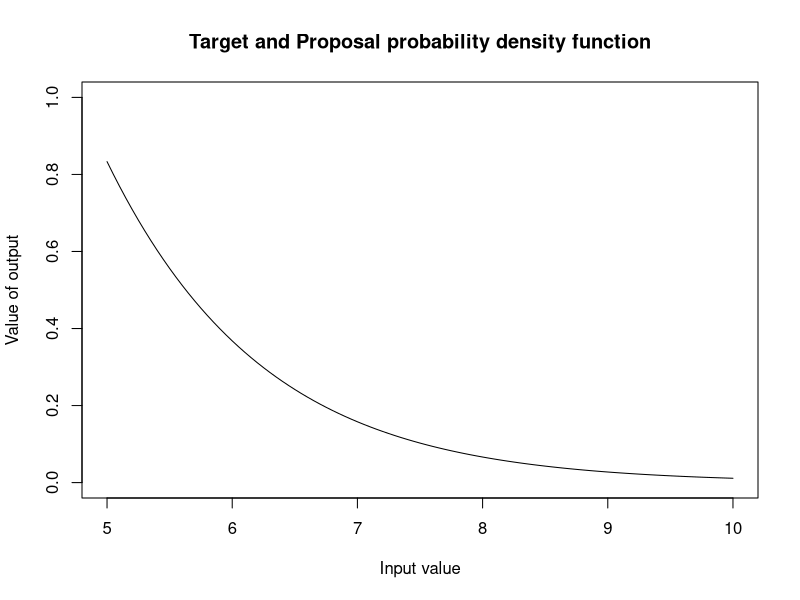
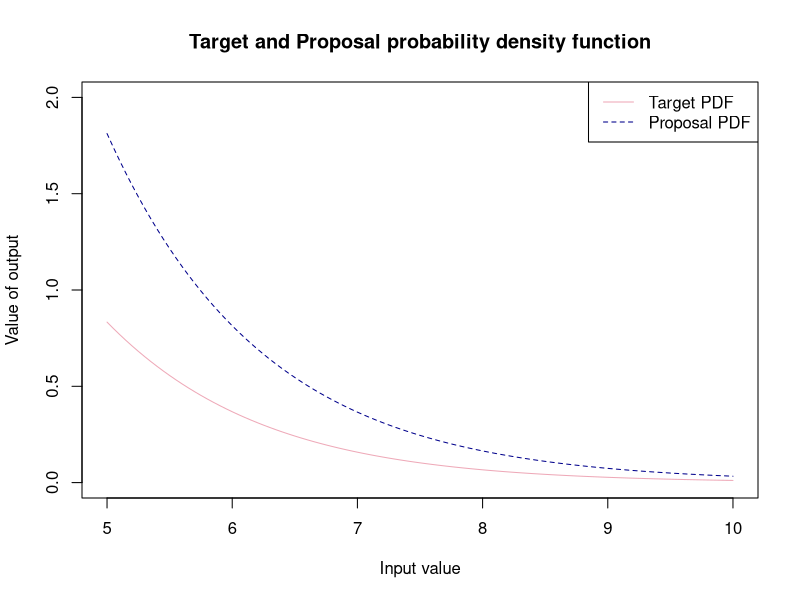

Reproduce these figures in R, in order. (Note: this script raises an error after producing the figures.)
#-----------------------------------#
#-REJECTION SAMPLING - Gamma(2,1) --#----
#-----------------------------------#
#Defining our target pdf (density function to sample from) --------------------------
target_pdf<-function(x){
  ifelse(x >= 5, (x*exp(-x))/(6*exp(-5)), 0) # to incorporate bounds
}

target_pdf_graphical<-function(x){
   (x*exp(-x))/(6*exp(-5))  # plotting the whole function  
}

#--------------------------------#
#--EXPONENTIAL PROPOSAL----------#----
#-------------------------------#
#Defining proposal pdf number generator(density that we easily sample from to use to accept or reject)--
exp_generator<- function(x){
  y <- rexp(0.8)     # generate a sample from exponential where lambda = 1
  ifelse(y>=5,y ,0 ) # accept and return value of greater than or equal to 5
}

exp_graphical<- function(x){
  0.8*exp(-0.8*x) # plotting exponential proposal
}

# Graphing our target  and proposal probability density functions 
M <- ((5*exp(-5))/(6*exp(-5)))/(exp(-5)) # max point of both is x = 5
# PDF within bounds we consider x within (5,10)
curve(target_pdf(x), from = 5, to = 10, 
      xlab = "Input value",
      ylab = "Value of output",
      main = "Target and Proposal probability density function", col = "black", ylim = c(0,1))

# PDF compared to exp across greater range x within (0,10)
curve(target_pdf_graphical(x), from = 5, to = 10, 
      xlab = "Input value",
      ylab = "Value of output",
      main = "Target and Proposal probability density function", col = "pink2", ylim = c(0,2))

curve( M * exp_graphical(x), from = 5, to = 10,
      xlab = "Input value",
      ylab = "Output value",
      main = "Proposal probability density funtion", add= T ,col = "blue4", lty = 2)
legend("topright", legend = c("Target PDF", "Proposal PDF"), 
       col = c("pink2", "blue4"), lty = c(1, 2))

#Rejection Sampling function -----------------------------------------------------
set.seed(123)
exp_acc_rej<-function(){
  
  set.seed(123)
  n<-5000
  sample_y<-numeric(n)
  number <- 0
  count<-0
  total_sample <-numeric(0)
  
  while(count<n) {
   
    #generated sample from proposal 
    y <- exp_generator()
    #uniform comparison
    u<- runif(1,0,1)
    #number of total generated samples
    number <- number + 1
    total_sample[number] <- y
    acceptance_rate <- round((length(sample_y)/ length(total_sample))*100 , digits = 3)
    
    #accept or reject criteria
    
    if( u <= target_pdf(y)/ (M * exp_graphical(y))){
    count<- count +1
    sample_y[count]<-y
    }
  }
  number_of_samples <- length(total_sample)
  text <- "Acceptance rate:"
  percent <- "%"
  output<-paste(text,acceptance_rate,percent) #combining types to have preferred output 
  list( acceptance_rate = output, samples = sample_y, no_of_samples = number_of_samples ) #list of output from this function
}


list<- exp_acc_rej()   #creating a list of the acceptance rate and valid samples 
samples_gamma <- list$samples #creating a vector of the samples 
ac_rate <- list$acceptance_rate #acceptance rate 
no_samples <-list$no_of_samples  #number of total samples 
# Graphical display of distribution of sample and pdf ------------- -----------
# Using Histogram -------------------------------------------------------------
hist(samples_gamma, freq = FALSE,
     main = "Distribution of generated sample",
     xlab = "Sample values", ylim = c(0,2), xlim =c(5,10))
curve(target_pdf(x), add = TRUE)

# QQplot ----------------------------------------------------------------------
# We will now use a QQplot 
# Quantiles of the sample data 
sample_quantiles <- quantile(samples_gamma, probs = seq(0.1,1,0.01))
theoretical_quantiles <- qgamma(p = seq(0.1,1,0.01), shape =2 , rate =1)

plot(sample_quantiles, theoretical_quantiles, xlim = c(0,20), ylim = c(0,10),
     main = "Theortical vs sample quantiles for exp proposal",
     ylab = "Theortical quantiles",
     xlab = "Sample quantiles")

abline(a= 0, b = 1)

# Conclusion
# We can see that using en exponential(1) is very inefficient as most values are that we generate are 
# Exp(1) is very inefficient - generates many values to get sample size = 5000 
# Mean of exp = 1, mean of gamma = 2 so our QQ-plot shows mean of exp < mean of gamma 
# We can look into being more efficient 

#--------------------------------#
#--CAUCHY PROPOSAL--------------#----
#-------------------------------#
cauchy_generator<- function(x){
  y <- rcauchy(1, 5)
  ifelse(y>=5,y,0)
}

cauchy_graphical<- function(x){
  (1/pi)*(1/(1+(x-5)^2))
}

curve(cauchy_proposal_graph(x), from = 0, to =10)
rcauchy()
#Scaling factor with Cauchy proposal ------------------------------------------
M_cauchy <- ((5*exp(-5))/(6*exp(-5)))/((1/pi)*(1/(1+5^2)))

curve(target_pdf_graphical(x), from = 0, to = 10, 
      xlab = "Input value",
      ylab = "Value of output",
      main = "Target and Proposal probability density function", col = "pink2", ylim = c(0,25))
abline(v = 5)
curve( M_cauchy * cauchy_graphical(x), from = 0, to = 10,
       xlab = "Input value",
       ylab = "Output value",
       main = "Proposal probability density funtion", add= T ,col = "blue4", lty = 2)
legend("topright", legend = c("Target PDF", "Proposal PDF"), 
       col = c("pink2", "blue4"), lty = c(1, 2))

# Rejection sampling function ----------------------------------------------
set.seed(123)
rgamma_2_1_cauchy <- function(n){
  rgamma_samples <- numeric(n) # list to store accepted samples 
  total_samples <- numeric(0)  # store total sample size 
  count <- 1                  #iterate our  while loop
  pos <- 1
  # while loop that runs until we have 5000 accepted samples 
  while (count < n) {
    # random value from a uniform distribution for comparison
    u <- runif(1, 0, 1)
    # value from cauchy distribution 
    x <- cauchy_generator()
    # iterating along the list 
    pos  <- pos + 1
    total_samples[pos] <- x
    
    #number of total generated samples
    pos <- pos + 1
    total_samples[pos] <- x
    acceptance_rate <- round((length(rgamma_samples)/ length(total_samples))*100 , digits = 3)
    
    # now we can use the comparison operator to accept samples if the condition is met
    if ( u <= target_pdf(x)/(M_cauchy * cauchy_graphical(x))){
      count <- count + 1
      rgamma_samples[count] <- x
    }
    
  }
  number_of_samples <- length(total_samples)
  text <- "Acceptance rate:"
  percent <- "%"
  output<-paste(text,acceptance_rate,percent) #combining types to have preferred output 
  list( acceptance_rate = output, samples = rgamma_samples, no_of_samples = number_of_samples ) #list
}

list_cauchy <- rgamma_2_1_cauchy(5000)
gamma_samples_cauchy <- list_cauchy$samples
acc_rate_cauchy <- list_cauchy$acceptance_rate
no_samples_cauchy <- list_cauchy$no_of_samples

hist(gamma_samples_cauchy, freq = F)
curve(target_pdf(x), add = TRUE)

sample_quantiles_cauchy <- quantile(gamma_samples_cauchy, probs = seq(0.1,1,0.01))
theoretical_quantiles_cauchy <- qcauchy(p = seq(0.1,1,0.01),1,1)

plot(sample_quantiles_cauchy, theoretical_quantiles_cauchy)
abline(a= 0, b = 1)

increase_efficiency <- ((no_samples-no_samples_cauchy)/no_samples)*100

# Conclusion
# Although we have. slight improvement in efficiency, the Cauchy is still very wasteful when centered on 5
# That means we always have half of the samples being unuseable fro 5 to - infinity

#--------------------------------#
#--SHIFTED EXPONENTIAL PROPOSAL--#----
#-------------------------------#
# Now let's try a shifted exponential 
# This will be our best bet since a shifted exponential distribution has the same support as Gamma 

# Shifted exp will be centered on 5 
shift_exp_generator<- function(x){
   5 + rexp(1,0.8)     # generate a sample from exponential where lambda = 1 
}

shift_exp_graphical<- function(x){
  0.8*exp(-0.8*(x-5)) # plotting exponential proposal
}

# we still have the max value of both graphs at x = 5
function_exp <- function(x) (((x*exp(-x))/(6*exp(-5)))/(0.8*exp(-0.8*(x-5))))
shift_M <- optimize(function_exp, interval = c(5,10), maximum = T)
scaling_factor <- shift_M$objective

# PDF compared to shifted exp across greater range x within (0,10)
curve(target_pdf_graphical(x), from = 5, to = 10, 
      xlab = "Input value",
      ylab = "Value of output",
      main = "Target and Proposal probability density function", col = "pink2", ylim = c(0,2))
abline(v = 5)

curve( scaling_factor * shift_exp_graphical(x), from = 5, to = 10,
       xlab = "Input value",
       ylab = "Output value",
       main = "Proposal probability density funtion", add= T ,col = "blue4", lty = 2)
legend("topright", legend = c("Target PDF", "Proposal PDF"), 
       col = c("pink2", "blue4"), lty = c(1, 2))

#Rejection Sampling function -----------------------------------------------------
set.seed(123)
shift_exp_acc_rej<-function(){
  
  set.seed(123)
  n<-5000
  sample_y<-numeric(n)
  number <- 0
  count<-0
  total_sample <-numeric(0)
  
  while(count<n) {
    
    #generated sample from proposal 
    y <- shift_exp_generator()
    #uniform comparison
    u<- runif(1,0,1)
    #number of total generated samples
    number <- number + 1
    total_sample[number] <- y
    acceptance_rate <- round((length(sample_y)/ length(total_sample))*100 , digits = 3)
    
    #accept or reject criteria
    
    if( u <= target_pdf(y)/ (scaling_factor*(shift_exp_graphical(y)))){
      count<- count +1
      sample_y[count]<-y
    }
  }
  number_of_samples <- length(total_sample)
  text <- "Acceptance rate:"
  percent <- "%"
  output<-paste(text,acceptance_rate,percent) #combining types to have preferred output 
  list( acceptance_rate = output, samples = sample_y, no_of_samples = number_of_samples ) #list of output from this function
}


shift_list<- shift_exp_acc_rej()   #creating a list of the acceptance rate and valid samples 
shift_samples_gamma <- shift_list$samples #creating a vector of the samples 
shift_ac_rate <- shift_list$acceptance_rate #acceptance rate 
shift_no_samples <-shift_list$no_of_samples  #number of total samples 
# Graphical display of distribution of sample and pdf ------------- -----------
# Using Histogram -------------------------------------------------------------
hist(shift_samples_gamma, freq = FALSE,
     main = "Distribution of generated sample",
     xlab = "Sample values", ylim = c(0,2), xlim =c(5,10),
     breaks = 20)
curve(target_pdf(x), add = TRUE)

# QQplot ----------------------------------------------------------------------
# We will now use a QQplot 
# Quantiles of the sample data 
shift_sample_quantiles <- quantile(shift_samples_gamma, probs = seq(0.01,1,0.01))
shift_theoretical_quantiles <- qgamma(p = seq(0.01,1,0.01), shape =2 , rate =1)

plot(shift_sample_quantiles, shift_theoretical_quantiles, xlim = c(0,20), ylim = c(0,10),
     main = "Theortical vs sample quantiles for exp proposal",
     ylab = "Theortical quantiles",
     xlab = "Sample quantiles")

abline(a= 0, b = 1)
